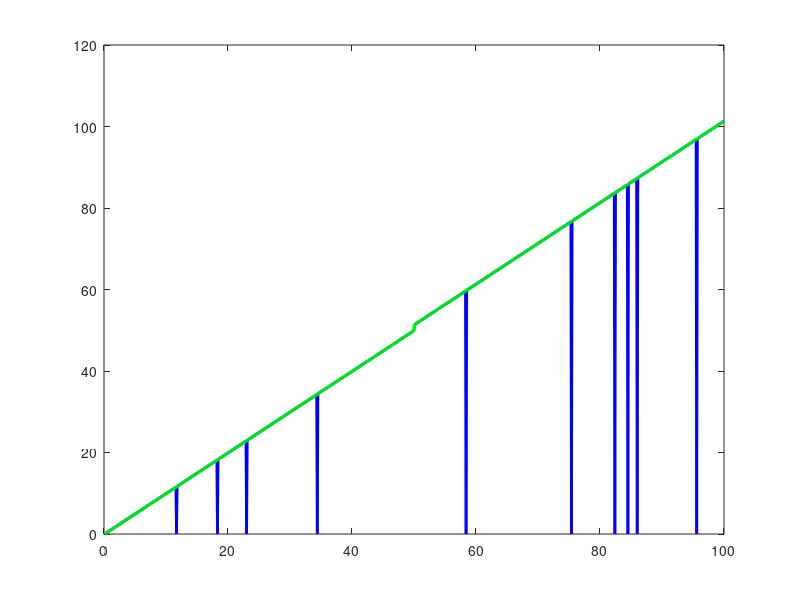

This chart was generated by the following MATLAB code: (Note: this script raises an error after producing the figure.)
%{
Readers are allowed to edit and distribute this file, only for academic purpose.
But if you decide to use the materials in this file, you are strongly suggested to
also share your codes (e.g., those related to your publications) with publics.

@Information:
Online supplementary materials of the paper titled 
"A Model for Non-Stationary Time Series and Its Applications in Filtering and Anomaly Detection"
Authored By: Shixiong Wang, Chongshou Li, and Andrew Lim
From: the Department of Industrial Systems Engineering and Management, National University of Singapore

@Author: Shixiong Wang
@Date: 6 July 2020
@Email: s.wang@u.nus.edu; wsx.gugo@gmail.com

See also: https://github.com/Spratm-Asleaf/Range-Correction
%}

%% Denosing and Outlier/Dropout Correction For Real Data
clear all;
close all;
fclose all;
clc;

%% Generate Data
type = 'sudden_change_derivative';
dat = [0];
real_dat = [];
datalength = 1000;
switch type
    case 'random_walk'                % Figure 9
        for i = 1:datalength-1
            dat = [dat; dat(end) + 0.05/3*randn];
        end
        real_dat = dat*0;
    case 'sudden_change'              % Figure 10
       dat(1:round(datalength/2)) = 0;
       dat(round(datalength/2):round(datalength/2)+100) = 2.5;
       dat(round(datalength/2)+101:datalength) = 0;
       real_dat = dat';
       dat = real_dat + 0.05/3*randn(datalength,1);
    case 'sudden_change_derivative'   % Figure 11
       derivative(1:datalength) = 1;
       derivative(round(datalength/2)) = 15;                % e.g., velocity 
       for i = 1:datalength-1
           dat = [dat; dat(end) + 0.1 * derivative(i)];     % e.g., position (sampling time is 0.1)
       end
       real_dat = dat;
       dat = real_dat + 0.05/3*randn(datalength,1);
end
% Add 10 outliers
index = randi(datalength, 10, 1);
dat(index) = 0;

%% Outlier/Dropout Correction
[timeLen, ~] = size(dat);
switch type
    case 'random_walk'
        N = 4;              % "N = K+1" in Eq. (7)
        Q = 0.01^2;
    case 'sudden_change'
        N = 1;            
        Q = 0.01^2;
    case 'sudden_change_derivative'
        N = 3;             
        Q = 0.1^2;
end
T = 0.1;            % Sampling time
MeaThres = 2.0;     % Threshold to determine whether a collected value is an outlier/dropout or not
COUNT = 500;          % See Fig. 10 (b). How many successtive sudden-change measurements ...
                    % would not be counted as outliers.
                    % small value (e.g., 3) for remedy; large value (e.g., 500) for no remedy
% Original Range
figure;
plotTimeIntv = (1:timeLen)*T;
plot(plotTimeIntv, dat, 'b', 'linewidth', 2.0);
hold on;
plot(plotTimeIntv, real_dat, 'g', 'linewidth', 2.5);

[Info, ~] = KFPolynomial(dat, N, T, Q, MeaThres, COUNT);     
plot(plotTimeIntv, (Info.X(1,:)), 'r--', 'linewidth', 3.5);

% Figure Format
legend('Original','True Information','Corrected');
xlabel('Time (second)','fontsize',14);
set(gca,'fontsize',14);

if strcmp(type, 'sudden_change_derivative') == true
    figure;
    plot(plotTimeIntv, derivative, 'g', 'linewidth', 2.5);
    hold on;
    plot(plotTimeIntv, (Info.X(2,:)), 'r--', 'linewidth', 3.5);
    legend('True','Estimated');
    xlabel('Time (second)','fontsize',14);
    set(gca,'fontsize',14);
end